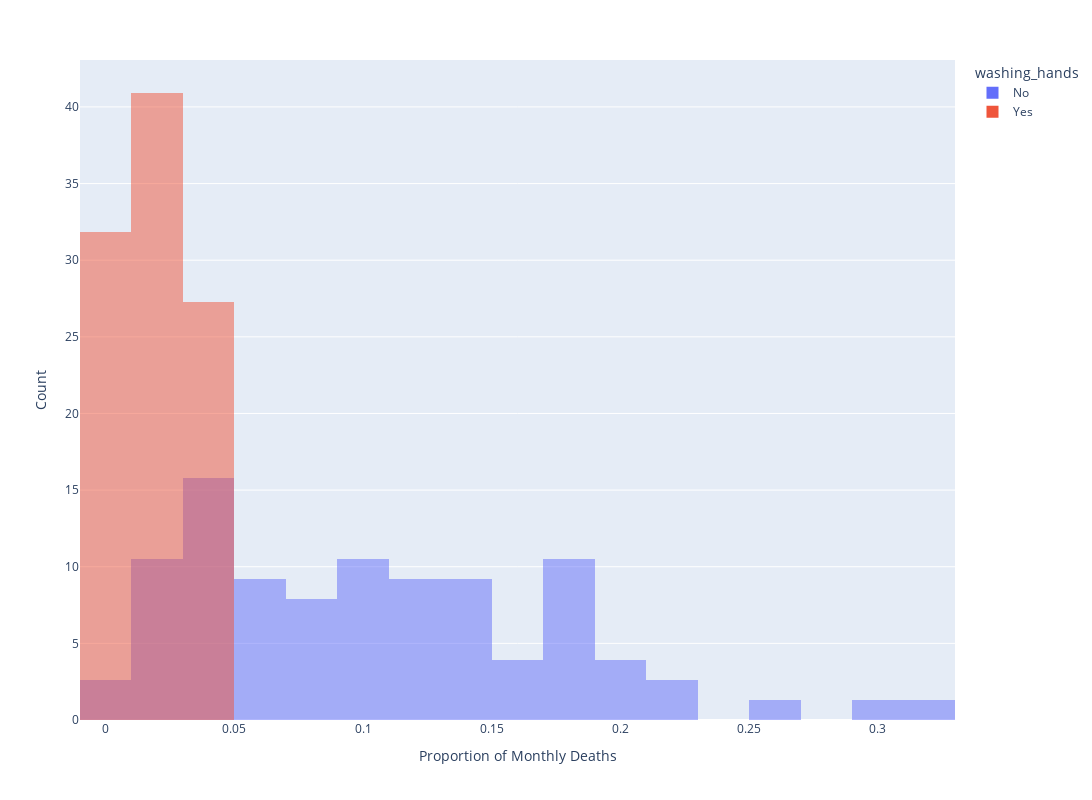

Write notebook code for a chart like this one.
### Markdown cell above
### Use Histograms to Visualise the Monthly Distribution of Outcomes

**Challenge**: Create a [plotly histogram](https://plotly.com/python/histograms/) to show the monthly percentage of deaths. 

* Use docs to check out the available parameters. Use the [`color` parameter](https://plotly.github.io/plotly.py-docs/generated/plotly.express.histogram.html) to display two overlapping histograms.
* The time period of handwashing is shorter than not handwashing. Change `histnorm` to `percent` to make the time periods comparable. 
* Make the histograms slighlty transparent
* Experiment with the number of bins on the histogram. Which number work well in communicating the range of outcomes?
* Just for fun, display your box plot on the top of the histogram using the `marginal` parameter.

### Code cell
hist = px.histogram(df_monthly,
                    x="pct_deaths",
                    color="washing_hands",
                    histnorm="percent",
                    nbins=30,
                    opacity=0.5,
                    barmode="overlay"
                    )

hist.update_layout(xaxis_title='Proportion of Monthly Deaths',
                   yaxis_title='Count',autosize=False,width = 1400,height = 800)

hist.show()

### Figure 1 — Plotly figure (JSON) as saved in the notebook; plotly's stock layout.template omitted (floating-point values rounded to 4 significant figures)
{"data": [{"bingroup": "x", "histnorm": "percent", "hovertemplate": "washing_hands=No<br>pct_deaths=%{x}<br>percent=%{y}<extra></extra>", "legendgroup": "No", "marker": {"color": "#636efa", "opacity": 0.5, "pattern": {"shape": ""}}, "name": "No", "nbinsx": 30, "orientation": "v", "showlegend": true, "type": "histogram", "x": [0.1457, 0.07531, 0.04332, 0.01569, 0.007843, 0.05, 0.08421, 0.01351, 0.01878, 0.1102, 0.2255, 0.2085, 0.1222, 0.1023, 0.1074, 0.03226, 0.06593, 0.2078, 0.2546, 0.1839, 0.2934, 0.2297, 0.3138, 0.1912, 0.1597, 0.1241, 0.1193, 0.06098, 0.04082, 0.005236, 0.01554, 0.02262, 0.176, 0.07143, 0.08051, 0.1516, 0.1128, 0.1703, 0.1731, 0.05833, 0.02679, 0.04369, 0.0632, 0.01224, 0.03226, 0.1102, 0.1055, 0.07591, 0.04745, 0.04452, 0.04231, 0.04392, 0.07143, 0.06122, 0.03586, 0.1055, 0.1484, 0.1094, 0.1049, 0.1339, 0.1809, 0.1543, 0.1897, 0.1344, 0.1015, 0.131, 0.1806, 0.1439, 0.1496, 0.1077, 0.05369, 0.03215, 0.01923, 0.03607, 0.1827, 0.1224], "xaxis": "x", "yaxis": "y"}, {"bingroup": "x", "histnorm": "percent", "hovertemplate": "washing_hands=Yes<br>pct_deaths=%{x}<br>percent=%{y}<extra></extra>", "legendgroup": "Yes", "marker": {"color": "#EF553B", "opacity": 0.5, "pattern": {"shape": ""}}, "name": "Yes", "nbinsx": 30, "orientation": "v", "showlegend": true, "type": "histogram", "x": [0.02239, 0.012, 0.01894, 0.0458, 0.03957, 0.04472, 0.0293, 0.03534, 0.006873, 0.0, 0.006557, 0.009585, 0.01136, 0.003717, 0.0, 0.009615, 0.02341, 0.02903, 0.0134, 0.02233, 0.03085, 0.04926], "xaxis": "x", "yaxis": "y"}], "layout": {"autosize": false, "barmode": "overlay", "height": 800, "legend": {"title": {"text": "washing_hands"}, "tracegroupgap": 0}, "margin": {"t": 60}, "width": 1400, "xaxis": {"anchor": "y", "domain": [0, 1], "title": {"text": "Proportion of Monthly Deaths"}}, "yaxis": {"anchor": "x", "domain": [0, 1], "title": {"text": "Count"}}}}
